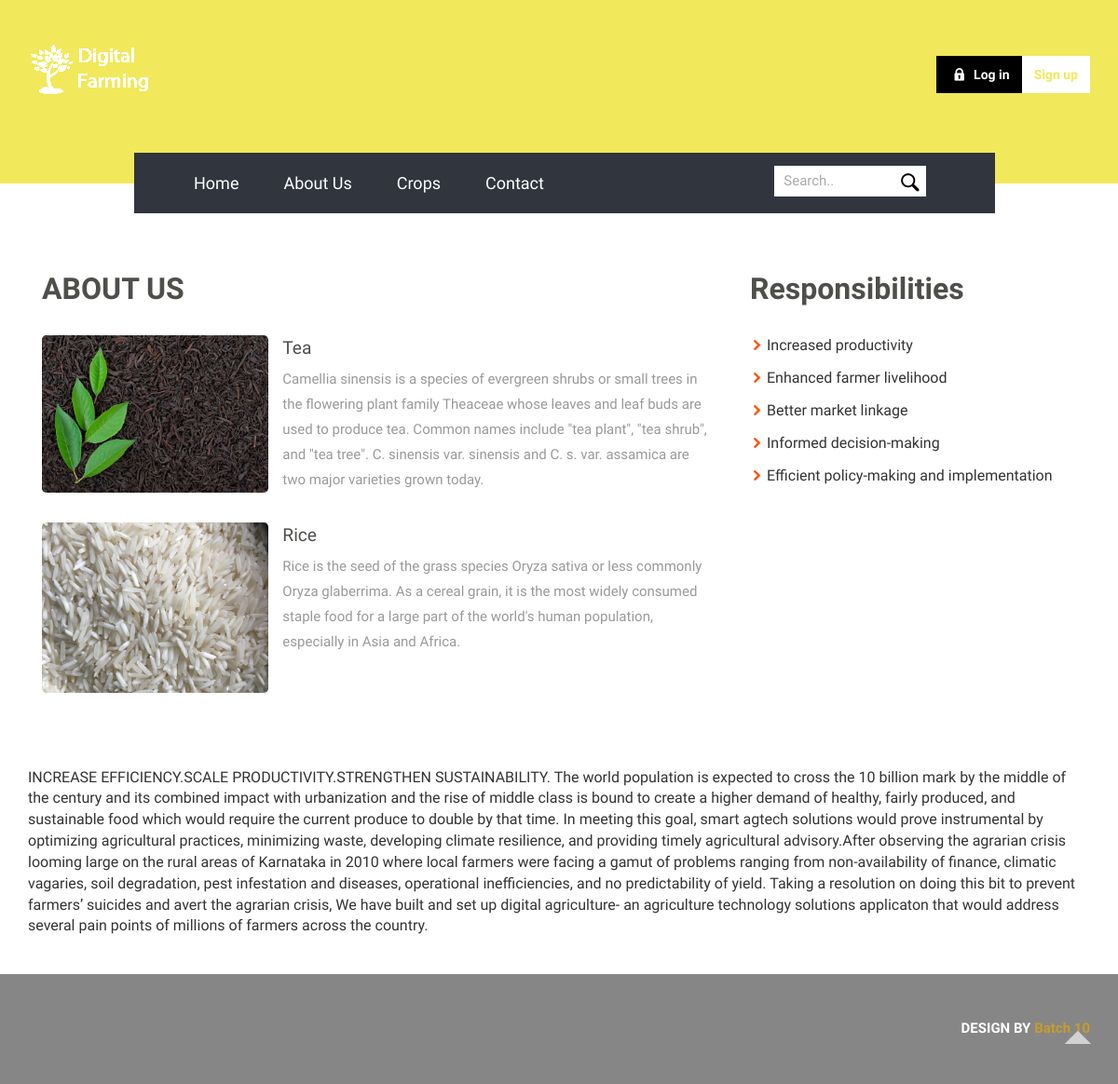
/detail/about/, run on the app's committed database.
### detail/models.py (models this page shows)
class crop(models.Model):
    name = models.CharField(max_length=100)
    climatic_condition=models.CharField(max_length=100)
    water_quantity=models.CharField(max_length=100)
    moisture=models.CharField(max_length=100)
    pesticides=models.CharField(max_length=200)
    ph_level=models.FloatField(default=0)
    min_temp=models.FloatField(default=0)
    max_temp=models.FloatField(default=100)
    land_type=models.CharField(max_length=50, choices=(
        ('chalk soil','chalk soil'),
        ('clay soil','clay soil'),
        ('loam soil','loam soil'),
        ('peat soil','peat soil'),
        ('sandy soil','sandy soil'),
        ('silt soil','silt soil')
    ))
    description=models.TextField(max_length=1000)
    img = models.ImageField(upload_to='crops')

### detail/views.py (the view)
# urls.py: path('about/',views.about,name='about'),
def about(request):
     crops = crop.objects.all()[:2]
     return render(request, 'detail/about.html',locals())

### templates/detail/about.html (shortened to what this page needs)
{% extends 'base.html' %}
{% load static %}
    {% block contentxyz %}
		<div class="about">
			<div class="container">
				<div class="about-main">
					<div class="col-md-8 about-left">
						<h3>ABOUT US</h3>
						{% for i in crops %}
                            <div class="about-left-one">
                                <div class="col-md-4 blog-left">
                                    <img src="{{ i.img.url }}" alt="">
                                </div>
                                <div class="col-md-8 about-one-left">
                                    <h4>{{ i.name|title }}</h4>
                                    <p> {{ i.description }}</p>
                                </div>
                                <div class="clearfix"> </div>
                            </div>
						{% endfor %}
					</div>
					<div class="col-md-4 about-left">
						<h3>Responsibilities</h3>
						<ul>
							<li>Increased productivity</li>
							<li>Enhanced farmer livelihood </li>
							<li>Better market linkage</li>
							<li>Informed decision-making</li>
							<li>Efficient policy-making and implementation</li>
						</ul>
					</div>
					<div class="clearfix"> </div>
				</div>
			</div>
		</div>
		<div class="choose">
			<div class="container">
				INCREASE EFFICIENCY.SCALE PRODUCTIVITY.STRENGTHEN SUSTAINABILITY.
The world population is expected to cross the 10 billion mark by the middle of the century and its combined impact with urbanization and the rise of middle class is bound to create a higher demand of healthy, fairly produced, and sustainable food which would require the current produce to double by that time. In meeting this goal, smart agtech solutions would prove instrumental by optimizing agricultural practices, minimizing waste, developing climate resilience, and providing timely agricultural advisory.After observing the agrarian crisis looming large on the rural areas of Karnataka in 2010 where local farmers were facing a gamut of problems ranging from non-availability of finance, climatic vagaries, soil degradation, pest infestation and diseases, operational inefficiencies, and no predictability of yield. Taking a resolution on doing this bit to prevent farmers’ suicides and avert the agrarian crisis, We have built and set up digital agriculture- an agriculture technology solutions applicaton that would address several pain points of millions of farmers across the country.
			</div>
		</div>
    {% endblock %}

### static/css/style.css (style rules this page uses)
h4, h5, h6, h1, h2, h3 { margin-top: 0; }
ul, ol { margin: 0; }
p { margin: 0; }
html, body { font-family: 'Arimo', sans-serif; font-size: 100%; background:#fff; }
.about { padding: 6em 0px 3em 0px; }
.about-left-one { margin: 2em 0px; }
.about-one-left h4 { font-size: 1.2em; color: #4e4e4b; line-height: 1.5em; margin: 0px; }
.about-one-left p { font-size: 15px; color: #999; line-height: 1.8em; margin-top: 5px; }
.about-left ul { padding:0px; margin-top: 2em; }
.about-left ul li { list-style-image: url(../images/fd.png); margin: 0px 0px 12px 18px; }
.about-left h3 { font-size: 2em; color: #4e4e4b; margin: 0px; font-weight:600; }
.choose { padding: 1em 0px 4em 0px; }
.col-md-4.blog-left { padding: 0px; }
.blog-left img { width: 100%; border-radius: 0.3em; -webkit-border-radius: 0.3em; -moz-border-radius: 0.3em; -o-border-radius: 0.3em; -ms-border-radius: 0.3em; }
@media (max-width:1366px) { .about { padding: 6em 0px 2em 0px; } }
@media (max-width:1366px) { .choose { padding: 1em 0px 2.5em 0px; } }

### data on the page
crop: img (picture), name "Tea", description "Camellia sinensis is a species of evergreen shrubs or small trees in the flowering plant family Theaceae whose leaves and leaf buds are used to produce tea. Common names include \"tea plant\", \"tea shrub\", and \"tea tree\". C. sinensis var. sinensis and C. s. var. assamica are two major varieties grown today."
crop: img (picture), name "Rice", description "Rice is the seed of the grass species Oryza sativa or less commonly Oryza glaberrima. As a cereal grain, it is the most widely consumed staple food for a large part of the world's human population, especially in Asia and Africa."
